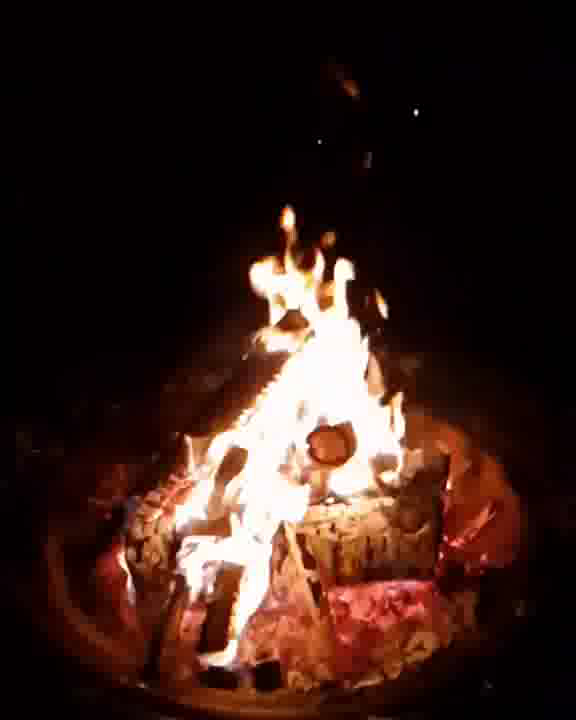
#> input picture frame 24 of fireflames.avi, 576 x 720 px, given in place of test4.mp4, which was not available
$ python FireDetect.py
#> lines starting #> are read from the running program, lines starting #| are printed output that depends on the picture; after the words box and inside, x2 and y2 are one past the last pixel; in counts of white or black regions, pixels touching at a corner belong together; pictures that were not available may be replaced by others from this repository, and a replacement may not be noted
import cv2
import numpy as np
import playsound
import smtplib #Sending emails
from datetime import datetime
from collections import deque

camera_deque = deque([])

def show_hash(hashTable):

    for i in range(len(hashTable)):
        print(i, end = " ")

        for j in hashTable[i]:
            print("-->", end = " ")
            print(j, end = " ")

        print()

# Creating Hashtable as
# a nested list.
HashTable = [[] for _ in range(10)]

# Hashing Function to return
# key for every value.
def Hashing(keyvalue):
    return keyvalue % len(HashTable)

# Insert Function to add
# values to the hash table
def insert(Hashtable, keyvalue, value):

    hash_key = Hashing(keyvalue)
    Hashtable[hash_key].append(value)

# Driver Code
insert(HashTable, 2, 'richard.clottey@ashesi.edu.gh')
insert(HashTable, 5, 'steven.attipoe@ashesi.edu.gh')
insert(HashTable, 8, 'gerald.akita@ashesi.edu.gh')

Fire_Status = 0
Alarm_Sound = False

def play_alarm():
    playsound.playsound("C:/Users/HP/Desktop/Machine Learning/Final/fire_alarm_sound.mp3", True)

def send_email():

    recipientEmail = "juniorclottey@gmai"
    recipientEmail = recipientEmail.lower()

    try:
        server = smtplib.SMTP('smtp.gmail.com', 587)
        server.ehlo()
        server.starttls()
        server.login("dsapythongroup@gmail.com", 'dsagroup')
        server.sendmail('dsapythongroup@gmail.com', recipientEmail, "Warning A Fire Accident has been reported at ABC Company")
        print("sent to {}".format(recipientEmail))
        server.close()
    except Exception as e:
    	print(e)

firevid = cv2.VideoCapture("C:/Users/HP/Desktop/Machine Learning/Final/test4.mp4")
amount = 0

# Frame Analyzation
while True:
    # firevid.read() returns a boolean if frame is read correctl
    ret, frame = firevid.read()
#> frame is the input picture: shape (720, 576, 3); mean B, G, R 27.7, 33.8, 56.7

    frame = cv2.resize(frame, (1000,600))
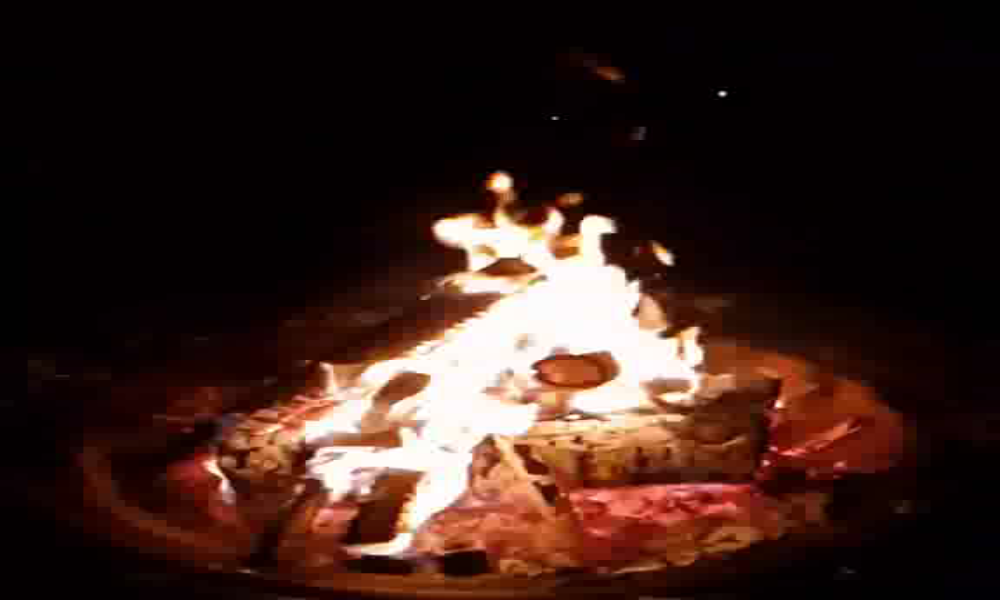
#> frame: shape (600, 1000, 3); mean B, G, R 27.7, 33.8, 56.7

    blur = cv2.GaussianBlur(frame, (21,21),0) #Removes noises from video
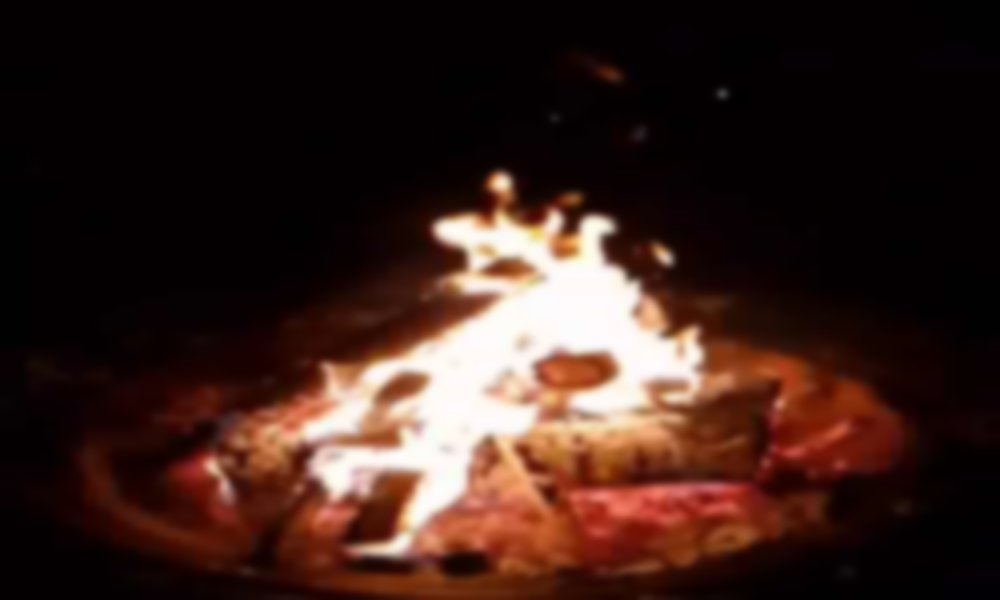
#> blur: shape (600, 1000, 3); mean B, G, R 27.7, 33.7, 56.7
    hsv = cv2.cvtColor(blur, cv2.COLOR_BGR2HSV) #Converts video output to HSV colorspace
#> hsv: shape (600, 1000, 3); mean H, S, V 89, 209.4, 56.7

    lower = [18,50,50]
    upper = [35,255,255]

    #Using numpy array to store lower and upper lists as 8bit integers
    lower = np.array(lower,dtype='uint8')
    upper = np.array(upper,dtype='uint8')

    mask = cv2.inRange(hsv, lower, upper) #Specifies range for lower and upper values in hsv format from video given
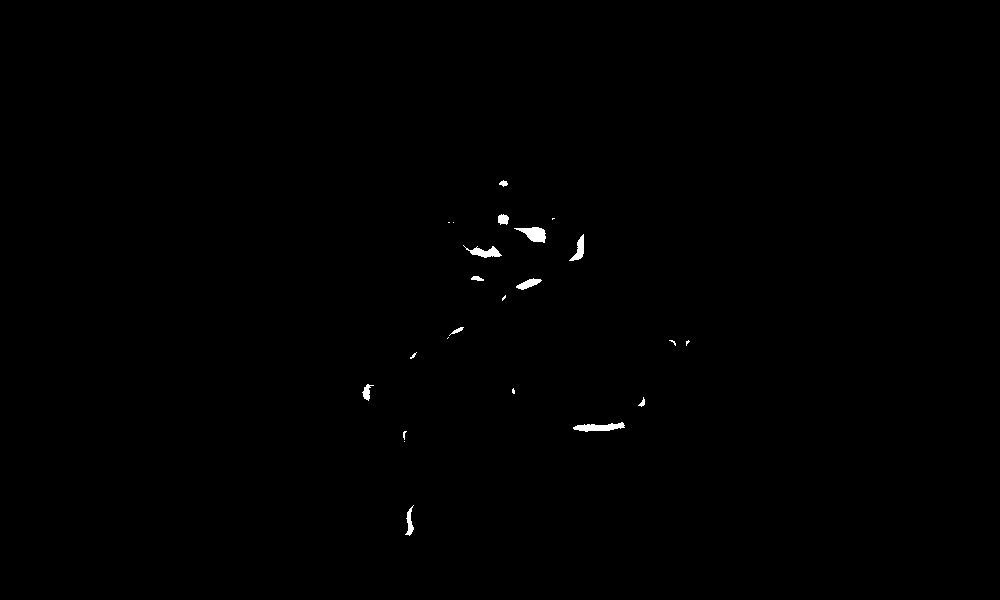
#> mask: shape (600, 1000); 0.29% white; 23 white regions (11 under 20 px), largest, box (x1, y1, x2, y2) and area: (573, 422, 625, 432) 303, (514, 227, 546, 243) 290, (463, 245, 502, 258) 229
    #Here, we are masking the image. This includes both the HSV format and the original image.
    output = cv2.bitwise_and(frame,hsv,mask=mask)

    # COunts number of non-zero pixels in video frame
    pixel_number = cv2.countNonZero(mask)
#> pixel_number = 1724
    if int(pixel_number) > 5000:
        Fire_Status += 1

        if Fire_Status >= 1:
            if Alarm_Sound == False:
                play_alarm()
                send_email()
                Alarm_Sound = True

            camera_deque.append(str(datetime.now()))

            amount = amount + 1
            if amount == 100:
                camera_deque.popleft()
                amount = amount - 1
                Alarm_Sound = True

    # if video frames are not captured correctly, break the code since we can't work with incorrect frames
    if ret == False:
        break

    #Displays video frame in specified window
    cv2.imshow("Output", output)

    #If specified key is pressed, stop program
    if cv2.waitKey(1) & 0xFF == ord("q"):
#> (key q is pressed here)
        break

print(camera_deque)
print(amount)

cv2.destroyAllWindows()
firevid.release()

$ run again, starting later in the video
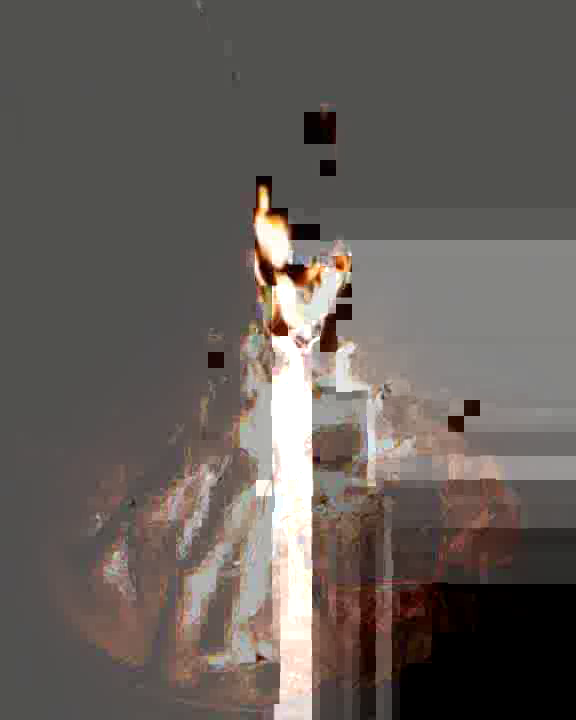
#> input picture frame 110 of fireflames.avi, 576 x 720 px, given in place of test4.mp4, which was not available
#> frame is the input picture: shape (720, 576, 3); mean B, G, R 89.1, 93.7, 100.6
#> frame: shape (600, 1000, 3)
#> `blur = cv2.GaussianBlur(frame, (21,21),0)`:
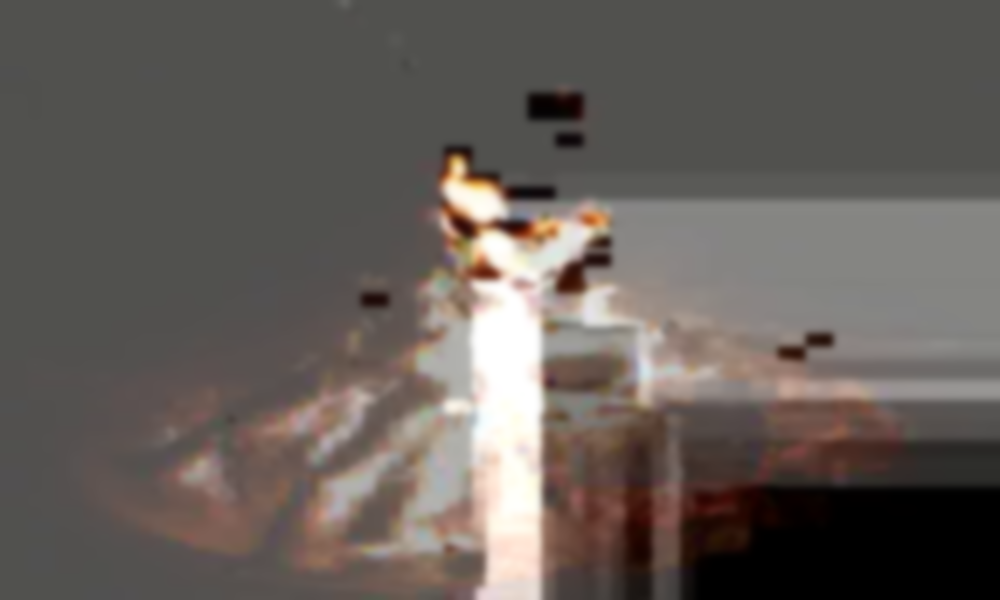
#> blur: shape (600, 1000, 3); mean B, G, R 89.1, 93.7, 100.6
#> hsv: shape (600, 1000, 3); mean H, S, V 21.5, 29.9, 100.6
#> `mask = cv2.inRange(hsv, lower, upper)`:
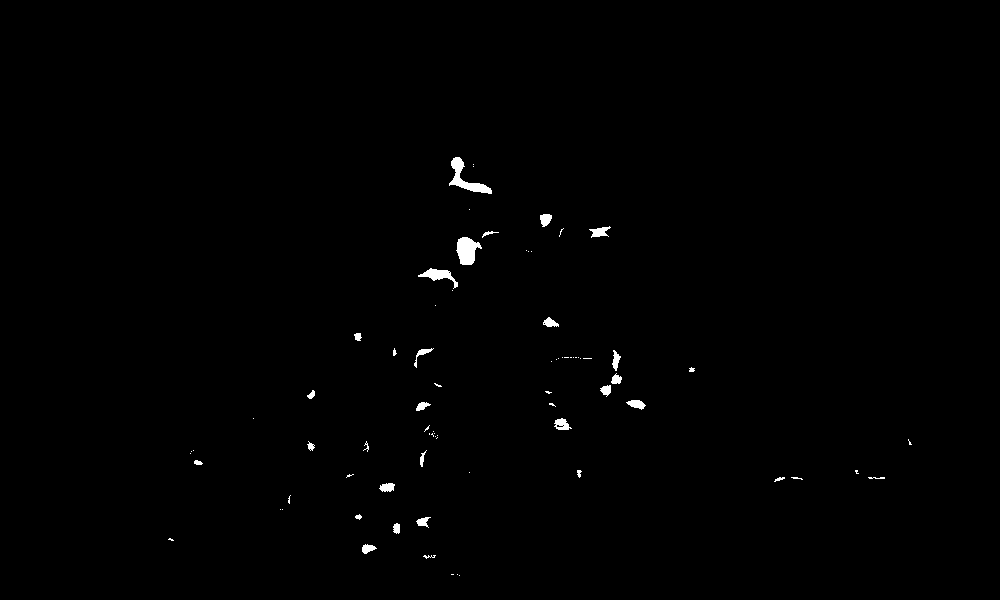
#> mask: shape (600, 1000); 0.55% white; 78 white regions (47 under 20 px), largest, box (x1, y1, x2, y2) and area: (449, 157, 492, 194) 502, (456, 237, 482, 265) 475, (418, 268, 458, 289) 292
#> pixel_number = 3300
